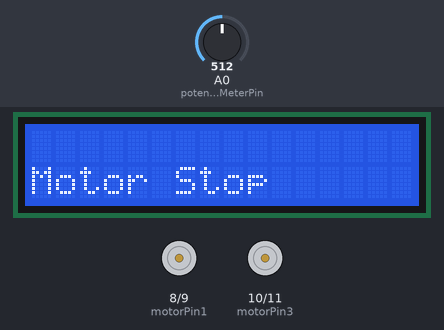
This sketch was run on a simulated Arduino Uno, built with avr-gcc and run on an emulated ATmega328P. Parts: 16×2 character LCD, motor-driver pin pairs drawn as motors (green arrow = first pin HIGH = forward, orange = second pin HIGH = backward, longer = more drive). The test bench sets the inputs (shaded band); at power-on: A0 (potentioMeterPin) = 512.

Above: at 1.2 s.
1.3 s: A0 (potentioMeterPin) set to 549
4.3 s: A0 (potentioMeterPin) set to 572
At 5.5 s:
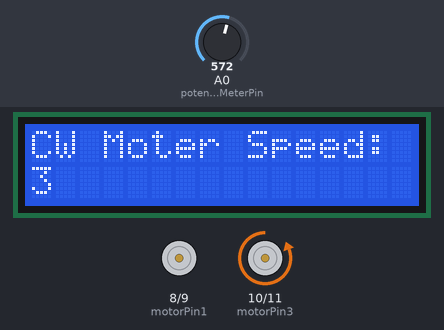
7.3 s: A0 (potentioMeterPin) set to 306
At 8.2 s:
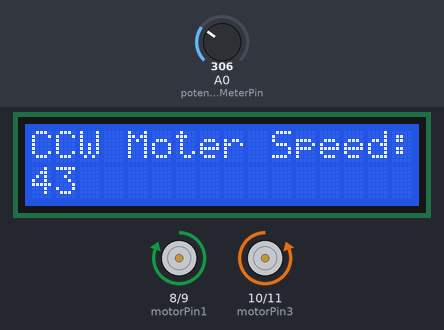
8.8 s: A0 (potentioMeterPin) set to 511
At 9.4 s:
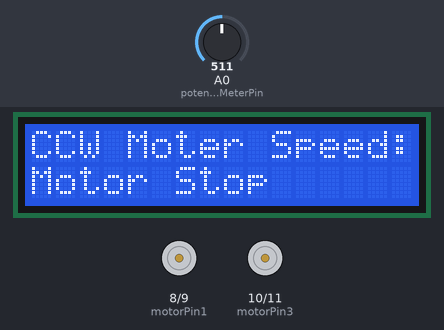
11.8 s: A0 (potentioMeterPin) set to 470
14.8 s: A0 (potentioMeterPin) set to 462
At 15.9 s:
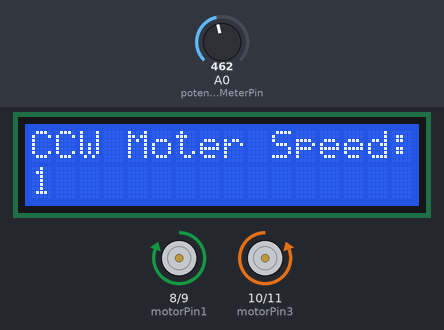
Timing chart, 0 to 65.3 s (numbered marks = the images above; inputs shaded):
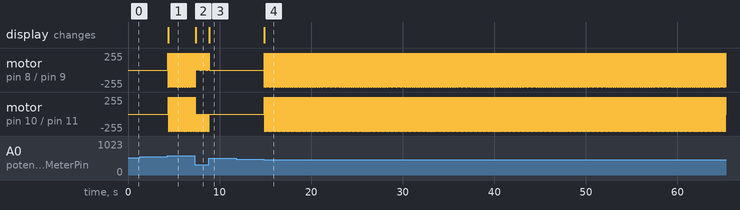

Measured:
- the behaviour switches between 561 and 562 on A0 (potentioMeterPin) (found by bisection; images 0 and 1)
- the behaviour switches between 463 and 462 on A0 (potentioMeterPin) (found by bisection; images 3 and 4)
- after the input at 1.3 s, every drawn part: stays the same
- after the input at 7.3 s, the display: changes after 0.10 s (image 2)
- after the input at 8.8 s, motor on pin 8 (motorPin1) / pin 9 (motorPin2), motor on pin 10 (motorPin3) / pin 11 (motorPin4): goes on until 8.8 s, then stays stopped; the display: changes after 0.07 s (image 3)
- after the input at 11.8 s, every drawn part: stays the same

The sketch:

Motor2_LCD_.ino
```cpp
#include <Wire.h>
#include <LiquidCrystal_I2C.h>

LiquidCrystal_I2C lcd(0x27, 16, 2);

int motorPin1 = 8;
int motorPin2 = 9;
int motorPin3 = 10;
int motorPin4 = 11;

int potentioMeterPin = 0;

int stopRange = 100;

int motorSpeed;
int motorSpeedPercent;

int steps[]={B1000, B1100, B0100, B0110, B0010, B0011, B0001, B1001, B0000};

void setup(){
  pinMode(motorPin1, OUTPUT);
  pinMode(motorPin2, OUTPUT);
  pinMode(motorPin3, OUTPUT);
  pinMode(motorPin4, OUTPUT);

  lcd.init();
  lcd.backlight();

  Serial.begin(9600);
}

void loop(){
  int potentioMeter = analogRead(potentioMeterPin);

  if(potentioMeter >= 512+(stopRange/2)){
    motorSpeed = map(potentioMeter, 512+(stopRange/2), 1023, 4500, 1000);

    motorSpeedPercent = map(motorSpeed, 4500, 1000, 1, 100);

    lcd.setCursor(0,0);
    lcd.print("CW Moter Speed: ");
    lcd.setCursor(0,1);
    lcd.print("                ");
    lcd.setCursor(0,1);
    lcd.print(motorSpeedPercent);

    clockWise();
  }else if(potentioMeter <= 512-(stopRange/2)){
    motorSpeed = map(potentioMeter, 512-(stopRange/2), 0, 4500, 100);

    motorSpeedPercent = map(motorSpeed, 4500, 1000, 1, 100);

    lcd.setCursor(0,0);
    lcd.print("CCW Moter Speed: ");
    lcd.setCursor(0,1);
    lcd.print("                ");
    lcd.setCursor(0,1);
    lcd.print(motorSpeedPercent);

    counterClockwise();
  }else{
    lcd.setCursor(0,1);
    lcd.print("                ");
    lcd.setCursor(0,1);
    lcd.print("Motor Stop");
    motorStop();
  }
}

void counterClockwise(){
  for(int i = 0; i < 8; ++i){
    motorSignalOutput(i);
    delayMicroseconds(motorSpeed);
  }
}

void clockWise(){
  for(int i = 7; i >= 0; --i){
    motorSignalOutput(i);
    delayMicroseconds(motorSpeed);
  }
}

void motorStop(){
  motorSignalOutput(8);
}

void motorSignalOutput(int out){
  digitalWrite(motorPin1, bitRead(steps[out], 0));
  digitalWrite(motorPin2, bitRead(steps[out], 1));
  digitalWrite(motorPin3, bitRead(steps[out], 2));
  digitalWrite(motorPin4, bitRead(steps[out], 3));
}
```
